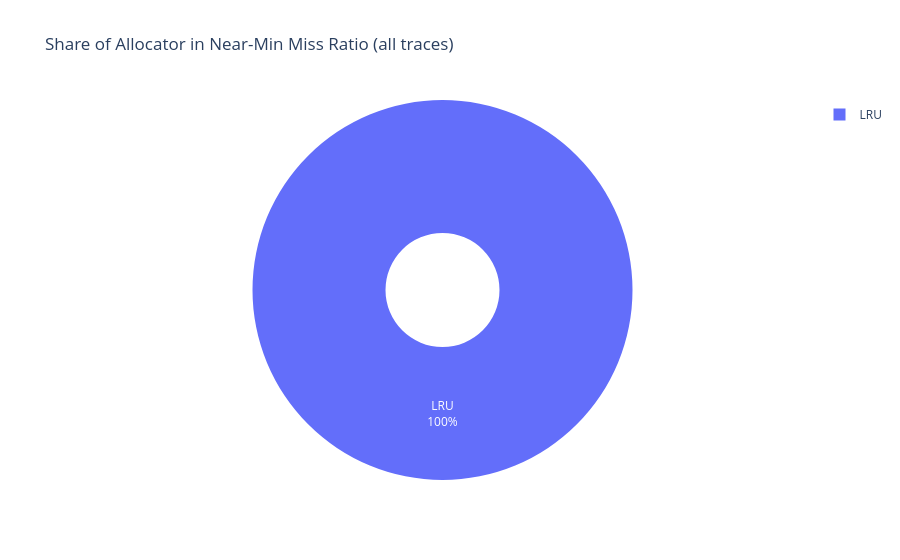
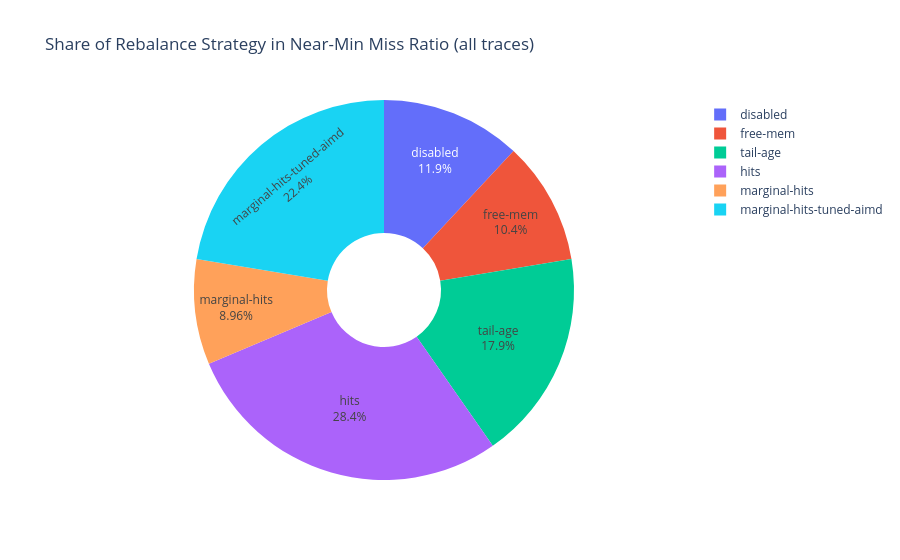
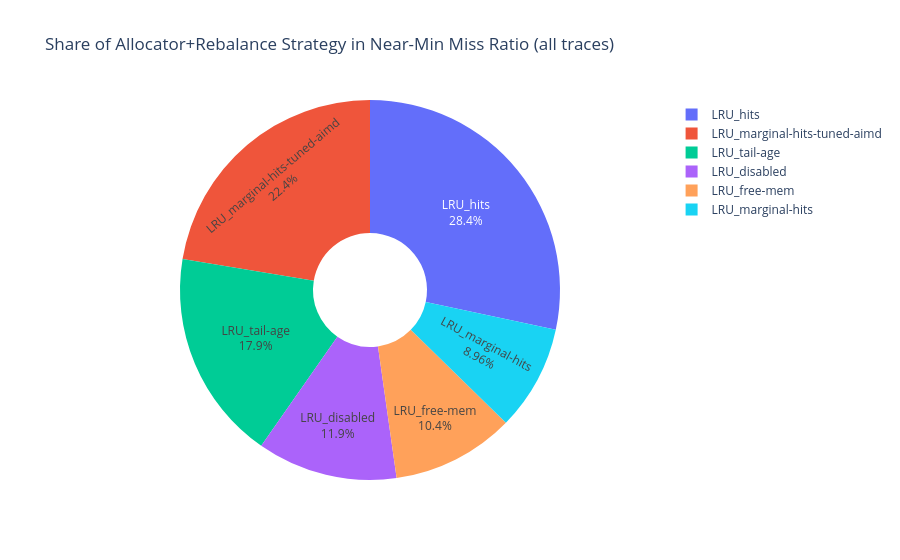

Notebook cell for these charts, in order:
### Code cell
plot_df = remapped_df[(remapped_df['monitor_interval'] == 50_000) | (remapped_df['rebalance_strategy'] == 'disabled')]
plot_df = plot_df[(plot_df['tag'].isna()) | (plot_df['tag'] == 'warm-cold')]
selected_strategies = [
        "disabled",
        "free-mem",
        "tail-age",
        "hits",
        "marginal-hits",
        "marginal-hits-tuned-aimd"
    ]
plot_df = plot_df[plot_df['rebalance_strategy'].isin(selected_strategies)].copy()
plot_near_min_miss_ratio_pie(plot_df[plot_df['allocator']=='LRU'])

### Figure 1 — Plotly figure (JSON) as saved in the notebook; plotly's stock layout.template omitted (floating-point values rounded to 4 significant figures)
{"data": [{"domain": {"x": [0, 1], "y": [0, 1]}, "hole": 0.3, "hovertemplate": "allocator=%{label}<br>percent=%{value}<extra></extra>", "labels": ["LRU"], "legendgroup": "", "name": "", "showlegend": true, "textinfo": "percent+label", "type": "pie", "values": [100.0]}], "layout": {"legend": {"tracegroupgap": 0}, "title": {"text": "Share of Allocator in Near-Min Miss Ratio (all traces)"}}}

### Figure 2 — Plotly figure (JSON) as saved in the notebook; plotly's stock layout.template omitted (floating-point values rounded to 4 significant figures)
{"data": [{"direction": "clockwise", "domain": {"x": [0, 1], "y": [0, 1]}, "hole": 0.3, "hovertemplate": "rebalance_strategy=%{label}<br>percent=%{value}<extra></extra>", "labels": ["disabled", "free-mem", "tail-age", "hits", "marginal-hits", "marginal-hits-tuned-aimd"], "legendgroup": "", "name": "", "showlegend": true, "sort": false, "textinfo": "percent+label", "type": "pie", "values": [11.94, 10.45, 17.91, 28.36, 8.955, 22.39]}], "layout": {"legend": {"tracegroupgap": 0}, "title": {"text": "Share of Rebalance Strategy in Near-Min Miss Ratio (all traces)"}}}

### Figure 3 — Plotly figure (JSON) as saved in the notebook; plotly's stock layout.template omitted (floating-point values rounded to 4 significant figures)
{"data": [{"domain": {"x": [0, 1], "y": [0, 1]}, "hole": 0.3, "hovertemplate": "allocator_rebalance_strategy=%{label}<br>percent=%{value}<extra></extra>", "labels": ["LRU_hits", "LRU_marginal-hits-tuned-aimd", "LRU_tail-age", "LRU_disabled", "LRU_free-mem", "LRU_marginal-hits"], "legendgroup": "", "name": "", "showlegend": true, "textinfo": "percent+label", "type": "pie", "values": [28.36, 22.39, 17.91, 11.94, 10.45, 8.955]}], "layout": {"legend": {"tracegroupgap": 0}, "title": {"text": "Share of Allocator+Rebalance Strategy in Near-Min Miss Ratio (all traces)"}}}
